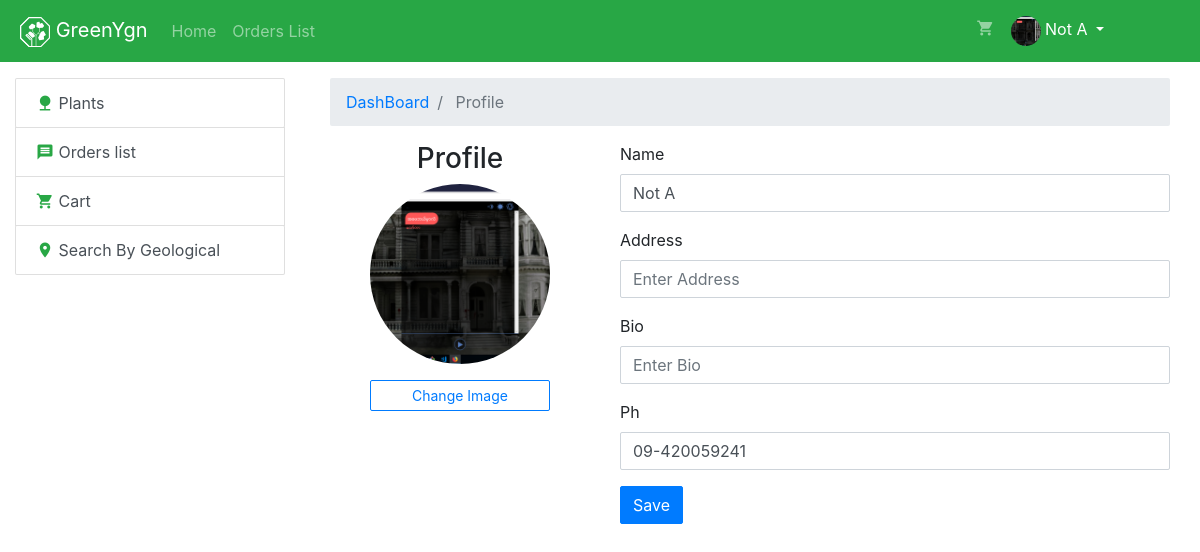
Page /users/profile/index.php (signed in) on the earlier database version.
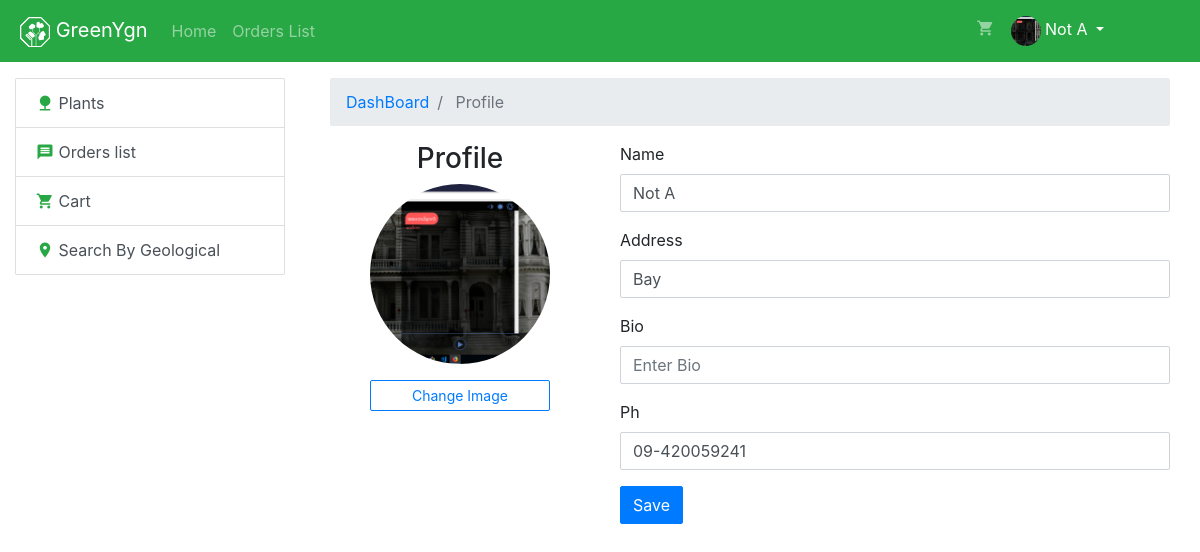
Same page on the later database version.
### tables this page shows
CREATE TABLE `users` (
  `id` int(11) UNSIGNED NOT NULL,
  `name` varchar(80) NOT NULL,
  `email` varchar(150) NOT NULL,
  `image` varchar(200) NOT NULL DEFAULT '/assets/images/logo/greenygn_animate.svg',
  `password` varchar(200) NOT NULL,
  `ph` varchar(20) NOT NULL,
  `address` tinytext,
  `bio` varchar(150) DEFAULT NULL,
  `deleted_at` datetime DEFAULT NULL,
  `created_at` datetime DEFAULT NULL,
  `modified_at` datetime DEFAULT NULL
);

### users/profile/functions/getdata.php (called while the page is built)
<?php
$email = $_SESSION['user']['email'];
$sql = "SELECT * FROM `users` WHERE `email` LIKE '$email' ";
if($result = mysqli_query($conn, $sql)) {
    $result = (mysqli_fetch_assoc($result));
}

### users/profile/index.php (the view, shortened to what this page needs)
<?php
    require __DIR__. "/functions/getdata.php";
    $title = "Setting";
    require __DIR__ . "/../view/begin_header.php";
    require __DIR__ . "/../view/finish_header.php";
    require __DIR__ . "/../view/nav/navbar.php";
?>
    <div class="container-fluid mt-3">
        <div class="row">
            <div class="col-md-3">
                <?php
                    require __DIR__ . "/../view/left_url_list/left_url_list.php";
                ?>
            </div>
            <div class="col-md-9">
                <div class="container">
                    <nav aria-label="breadcrumb">
                        <ol class="breadcrumb">
                            <li class="breadcrumb-item"><a href="/gyadmin/superadmin/">DashBoard</a></li>
                            <li class="breadcrumb-item active"> Profile </li>
                        </ol>
                    </nav>
                    <div class="row">
                            <div class="col-md-4 justify-content-center">
                                <h3 class="text-center"> Profile </h3>
                                <div class="text-center mb-3">
                                    <div class="TeamImage">
                                        <img src="<?= $result['image'] ?>" alt="Lwin Moe Paing" class="rounded-circle">
                                        <div class="mt-3">
                                            <button type="button" class="btn btn-outline-primary btn-sm btn-block" data-toggle="modal" data-target="#UploadImage">
                                                Change Image
                                            </button>
                                        </div>
                                    </div>
                                </div>
                            </div>
                            <div class="col-md-8">
                                <form method="POST">
                                    <div class="form-group">
                                      <label for="name">Name</label>
                                      <input value="<?= $result['name'] ?>" name="name" type="text" class="form-control" id="name" placeholder="Enter Name">
                                    </div>
                                    <div class="form-group">
                                      <label for="address">Address</label>
                                      <input value="<?= $result['address'] ?>" name="address" type="text" class="form-control" id="address" placeholder="Enter Address">
                                    </div>
                                    <div class="form-group">
                                      <label for="bio"> Bio </label>
                                      <input value="<?= $result['bio'] ?>" name="bio" type="text" class="form-control" id="bio" placeholder="Enter Bio">
                                    </div>
                                    <div class="form-group">
                                      <label for="ph"> Ph </label>
                                      <input value="<?= $result['ph'] ?>"
                                        class="form-control"
                                        type="tel"
                                        id="ph"
                                        name="ph"
                                        pattern="[0-9]{2}-[0-9]{6,9}"
                                        placeholder="Example 09-420012345"
                                        max=11
                                        required
                                      >
                                    </div>
                                    <button type="submit" name="edit_submit" class="btn btn-primary"> Save </button>
                                </form>
                            </div>
                    </div>
                </div>
            </div>
        </div>
    </div>
<?php
    require __DIR__ . "/../view/finish_footer.php";
?>

### users/view/begin_header.php (shortened to what this page needs)
<!DOCTYPE html>
  <html lang="en">
  <head>
        <link rel="stylesheet" href="/assets/css/bootstrap.min.css">
        <link rel="stylesheet" href="/assets/css/greenygn.css">
        <link rel="stylesheet" href="/assets/css/material-fonts/material-icons.css">

### users/view/finish_header.php
</head>
<body>

### users/view/nav/navbar.php (shortened to what this page needs)
<nav class="navbar navbar-expand-lg navbar-dark bg-success ">
       <a class="navbar-brand ml-md-1" href="/">
           <img src="/assets/images/logo/greenygn.svg" width="30" height="30" alt="">
           GreenYgn
       </a>
   <div class="collapse navbar-collapse" id="navbarSupportedContent">
       <ul class="navbar-nav mr-auto">
           <li class="nav-item  <?= (isset($title) ?  ($title == 'Home')? 'active' : '' : '') ?>">
               <a class="nav-link" href="/users/"> Home </a>
           </li>
           <li class="nav-item  <?= (isset($title) ?  ($title == 'Orders')? 'active' : '' : '') ?> ">
               <a class="nav-link" href="/users/orderlist/"> Orders List</a>
           </li>
       </ul>
        <ul class="navbar-nav mr-4">
            <li class="nav-item  <?= (isset($title) ?  ($title == 'Cart')? 'active' : '' : '') ?> ">
               <a class="nav-link" href="/users/cart/">
                <i class="material-icons md-18">shopping_cart</i>
               </a>
            </li>
            <li class="nav-item  mr-5 <?= (isset($title) ?  ($title == 'Setting')? 'active' : '' : '') ?> dropdown">
                <a class="nav-link dropdown-toggle" href="#" id="navbarDropdownMenuLink" role="button" data-toggle="dropdown" aria-haspopup="true" aria-expanded="false">
                   <img class="rounded-circle" src="<?= $_SESSION['user']['image'] ?>" width="30" height="30" alt=" <?= $_SESSION['user']['name'] ?> ">
                   <?= $_SESSION['user']['name'] ?>
                </a>
            </li>
       </ul>
   </div>
</nav>

### users/view/left_url_list/left_url_list.php (shortened to what this page needs)
<div class="list-group d-none d-md-block mb-3">
    <a href="/users/" class="list-group-item list-group-item-action ">
        <i class="material-icons md-18 text-success">nature</i>
        Plants
    </a>
    <a href="/users/orderlist" class="list-group-item list-group-item-action ">
        <i class="material-icons md-18 text-success">message</i>
        Orders list
    </a>
    <a href="/users/cart/" class="list-group-item list-group-item-action ">
        <i class="material-icons md-18 text-success">shopping_cart</i>
        Cart
    </a>
    <a href="/users/map" class="list-group-item list-group-item-action ">
        <i class="material-icons md-18 text-success">location_on</i>
        Search By Geological
    </a>
</div>

### users/view/finish_footer.php
</body>
</html>

### assets/css/greenygn.css (style rules this page uses)
body { min-height: 100vh; padding-bottom: 50px; position: relative; }
.TeamImage { width: 180px; margin: auto; }
.TeamImage > img { width: 100%; }
.btn , .form-control, .breadcrumb, .card, .list-group-item:first-child, .list-group-item:last-child, .dropdown-menu { border-radius: 2px; }

Differences in the rows shown:
changed users "Not A": address (not shown) → "Bay"
